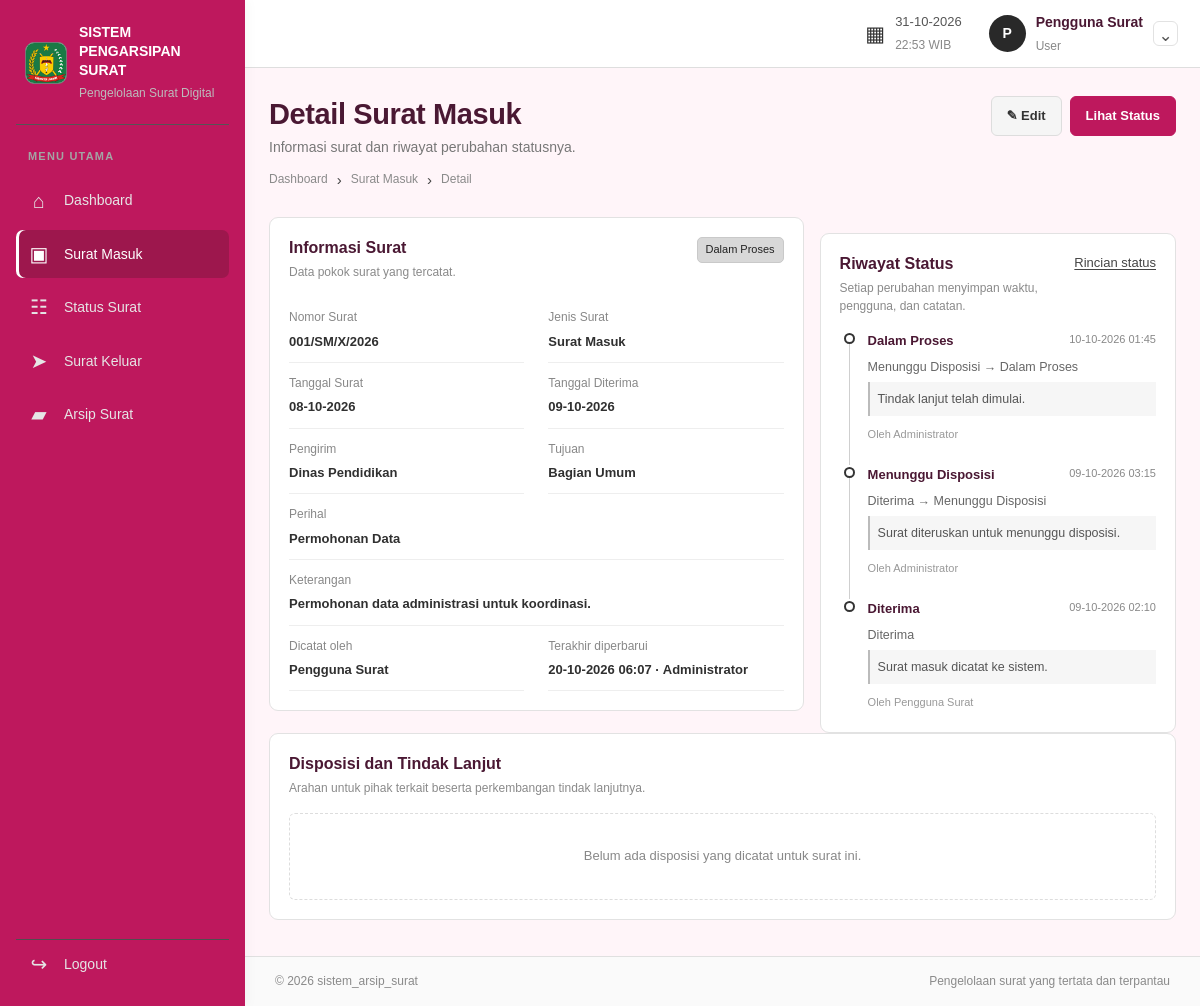
The page /user/surat_masuk/detail.php?id=1 (signed in) on the database its author committed.
### tables this page shows
CREATE TABLE `surat` (
  `id` int(10) UNSIGNED NOT NULL,
  `jenis_surat` enum('Masuk','Keluar') NOT NULL,
  `nomor_surat` varchar(100) NOT NULL,
  `tanggal_surat` date NOT NULL,
  `tanggal_diterima` date DEFAULT NULL,
  `pengirim` varchar(200) NOT NULL DEFAULT '',
  `tujuan` varchar(200) NOT NULL DEFAULT '',
  `perihal` varchar(250) NOT NULL,
  `deskripsi` text DEFAULT NULL,
  `uploaded_file` varchar(255) DEFAULT NULL,
  `status` varchar(40) NOT NULL,
  `created_by` int(10) UNSIGNED NOT NULL,
  `updated_by` int(10) UNSIGNED DEFAULT NULL,
  `created_at` timestamp NOT NULL DEFAULT current_timestamp(),
  `updated_at` timestamp NOT NULL DEFAULT current_timestamp() ON UPDATE current_timestamp()
);

CREATE TABLE `users` (
  `id` int(10) UNSIGNED NOT NULL,
  `nama` varchar(120) NOT NULL,
  `username` varchar(60) NOT NULL,
  `password_hash` varchar(255) NOT NULL,
  `role` enum('Admin','User') NOT NULL DEFAULT 'User',
  `is_active` tinyint(1) NOT NULL DEFAULT 1,
  `created_at` timestamp NOT NULL DEFAULT current_timestamp()
);

CREATE TABLE `surat_status_logs` (
  `id` bigint(20) UNSIGNED NOT NULL,
  `surat_id` int(10) UNSIGNED NOT NULL,
  `status_lama` varchar(40) DEFAULT NULL,
  `status_baru` varchar(40) NOT NULL,
  `catatan` varchar(500) DEFAULT NULL,
  `changed_by` int(10) UNSIGNED NOT NULL,
  `changed_at` timestamp NOT NULL DEFAULT current_timestamp()
);

### user/surat_masuk/detail.php (the view, shortened to what this page needs)
<?php
require_once __DIR__ . '/../../include/auth_user.php';
$role = 'User';
$area = 'user';
$type = 'Masuk';
$folder = $type === 'Masuk' ? 'surat_masuk' : 'surat_keluar';
$id = max(0, (int)($_GET['id'] ?? 0));
$stmt = $conn->prepare('SELECT s.*, u.nama AS pembuat_nama, up.nama AS pengubah_nama FROM surat s JOIN users u ON u.id=s.created_by LEFT JOIN users up ON up.id=s.updated_by WHERE s.id=? AND s.jenis_surat=? LIMIT 1');
$stmt->bind_param('is', $id, $type);
$stmt->execute();
$letter = $stmt->get_result()->fetch_assoc();
$logsStmt = $conn->prepare('SELECT l.*, u.nama AS pengubah_nama FROM surat_status_logs l JOIN users u ON u.id=l.changed_by WHERE l.surat_id=? ORDER BY l.changed_at DESC, l.id DESC');
$logsStmt->bind_param('i', $id);
$logsStmt->execute();
$logs = $logsStmt->get_result();
$canEdit = $role === 'Admin' || ((int)$letter['created_by'] === (int)$_SESSION['user']['id'] && $letter['status'] !== 'Selesai');
require __DIR__ . '/../../include/header.php';
?>
<div class="page-heading"><div><h1>Detail <?= $type === 'Masuk' ? 'Surat Masuk' : 'Surat Keluar' ?></h1><p>Informasi surat dan riwayat perubahan statusnya.</p><div class="breadcrumbs"><a href="<?= BASE_URL ?>/<?= $area ?>/dashboard.php">Dashboard</a><span>›</span><a href="<?= BASE_URL ?>/<?= $area ?>/<?= $folder ?>/index.php"><?= $type === 'Masuk' ? 'Surat Masuk' : 'Surat Keluar' ?></a><span>›</span>Detail</div></div><div class="heading-actions"><?php if ($canEdit): ?><a class="button button-light" href="<?= BASE_URL ?>/<?= $area ?>/<?= $folder ?>/form.php?id=<?= $id ?>">✎ Edit</a><?php endif; ?><a class="button button-dark" href="<?= BASE_URL ?>/<?= $area ?>/status_surat/detail.php?id=<?= $id ?>">Lihat Status</a></div></div>
<div class="detail-layout"><section class="panel"><div class="panel-heading"><div><h2>Informasi Surat</h2><p>Data pokok surat yang tercatat.</p></div><span class="status-badge <?= $letter['status']==='Selesai'?'status-done':($letter['status']==='Dalam Proses'?'status-progress':(in_array($letter['status'],['Ditolak','Dibatalkan'],true)?'status-rejected':'status-waiting')) ?>"><?= htmlspecialchars($letter['status'], ENT_QUOTES, 'UTF-8') ?></span></div>
<dl class="detail-list"><div><dt>Nomor Surat</dt><dd><?= htmlspecialchars($letter['nomor_surat'], ENT_QUOTES, 'UTF-8') ?></dd></div><div><dt>Jenis Surat</dt><dd><?= $type === 'Masuk' ? 'Surat Masuk' : 'Surat Keluar' ?></dd></div><div><dt>Tanggal Surat</dt><dd><?= date('d-m-Y', strtotime($letter['tanggal_surat'])) ?></dd></div><div><dt><?= $type === 'Masuk' ? 'Tanggal Diterima' : 'Tanggal Pengiriman / Surat' ?></dt><dd><?= !empty($letter['tanggal_diterima']) ? date('d-m-Y', strtotime($letter['tanggal_diterima'])) : date('d-m-Y', strtotime($letter['tanggal_surat'])) ?></dd></div><div><dt>Pengirim</dt><dd><?= htmlspecialchars($letter['pengirim'] ?: '-', ENT_QUOTES, 'UTF-8') ?></dd></div><div><dt>Tujuan</dt><dd><?= htmlspecialchars($letter['tujuan'] ?: '-', ENT_QUOTES, 'UTF-8') ?></dd></div><div class="full-span"><dt>Perihal</dt><dd><?= htmlspecialchars($letter['perihal'], ENT_QUOTES, 'UTF-8') ?></dd></div><div class="full-span"><dt>Keterangan</dt><dd><?= nl2br(htmlspecialchars($letter['deskripsi'] ?: '-', ENT_QUOTES, 'UTF-8')) ?></dd></div><div><dt>Dicatat oleh</dt><dd><?= htmlspecialchars($letter['pembuat_nama'], ENT_QUOTES, 'UTF-8') ?></dd></div><div><dt>Terakhir diperbarui</dt><dd><?= date('d-m-Y H:i', strtotime($letter['updated_at'])) ?><?= $letter['pengubah_nama'] ? ' · ' . htmlspecialchars($letter['pengubah_nama'], ENT_QUOTES, 'UTF-8') : '' ?></dd></div></dl>
</section><section class="panel"><div class="panel-heading"><div><h2>Riwayat Status</h2><p>Setiap perubahan menyimpan waktu, pengguna, dan catatan.</p></div><a class="text-link" href="<?= BASE_URL ?>/<?= $area ?>/status_surat/detail.php?id=<?= $id ?>">Rincian status</a></div>
<?php if ($logs->num_rows > 0): ?><div class="timeline"><?php while ($log=$logs->fetch_assoc()): ?><div class="timeline-item"><span class="timeline-dot"></span><div class="timeline-content"><div class="timeline-meta"><strong><?= htmlspecialchars($log['status_baru'], ENT_QUOTES, 'UTF-8') ?></strong><time><?= date('d-m-Y H:i', strtotime($log['changed_at'])) ?></time></div><p><?= $log['status_lama'] ? htmlspecialchars($log['status_lama'], ENT_QUOTES, 'UTF-8') . ' → ' : '' ?><?= htmlspecialchars($log['status_baru'], ENT_QUOTES, 'UTF-8') ?></p><?php if (!empty($log['catatan'])): ?><p class="timeline-note"><?= htmlspecialchars($log['catatan'], ENT_QUOTES, 'UTF-8') ?></p><?php endif; ?><small>Oleh <?= htmlspecialchars($log['pengubah_nama'], ENT_QUOTES, 'UTF-8') ?></small></div></div><?php endwhile; ?></div><?php else: ?><div class="empty-state">Belum ada riwayat status.</div><?php endif; ?></section></div>
<?php require __DIR__ . '/../../include/disposisi_surat_panel.php'; ?>
<?php require __DIR__ . '/../../include/footer.php'; ?>

### include/header.php (shortened to what this page needs)
<?php
$userInfo = $_SESSION['user'] ?? [];
$role = $role ?? ($userInfo['role'] ?? 'User');
?>
<!doctype html>
<html lang="id">
<head>
    <link rel="stylesheet" href="<?= BASE_URL ?>/include/css/style.css">
</head>
<body>
<div class="app-shell">
    <?php require __DIR__ . '/sidebar.php'; ?>
    <main class="main-area">
        <header class="topbar">
            <div class="topbar-right">
                <div class="topbar-date"><span class="date-icon">▦</span><span><?= date('d-m-Y') ?><small><?= date('H:i') ?> WIB</small></span></div>
                <div class="user-menu"><span class="avatar"><?= htmlspecialchars(strtoupper(substr($userInfo['nama'] ?? 'U', 0, 1)), ENT_QUOTES, 'UTF-8') ?></span><div><strong><?= htmlspecialchars($userInfo['nama'] ?? 'Pengguna', ENT_QUOTES, 'UTF-8') ?></strong><small><?= htmlspecialchars($role, ENT_QUOTES, 'UTF-8') ?></small></div><a href="<?= BASE_URL ?>/ubah_password.php" class="profile-link" title="Ubah kata sandi" aria-label="Ubah kata sandi">⌄</a></div>
            </div>
        </header>
        <section class="page-content">

### rows shown on the page
surat: created_by.nama "P", created_by.nama "Pengguna Surat", status "Dalam Proses", nomor_surat "001/SM/X/2026", tanggal_surat "08-10-2026", tanggal_diterima "09-10-2026", pengirim "Dinas Pendidikan", tujuan "Bagian Umum", perihal "Permohonan Data", deskripsi "Permohonan data administrasi untuk koordinasi.", updated_at "20-10-2026 06:07", updated_by.nama "Administrator"
surat_status_logs: status_baru "Dalam Proses", changed_at "10-10-2026 01:45", status_lama "Menunggu Disposisi", catatan "Tindak lanjut telah dimulai.", changed_by.nama "Administrator"
surat_status_logs: status_baru "Menunggu Disposisi", changed_at "09-10-2026 03:15", status_lama "Diterima", catatan "Surat diteruskan untuk menunggu disposisi.", changed_by.nama "Administrator"
surat_status_logs: status_baru "Diterima", changed_at "09-10-2026 02:10", catatan "Surat masuk dicatat ke sistem.", changed_by.nama "Pengguna Surat"

### other values the page prints
$role "User"
